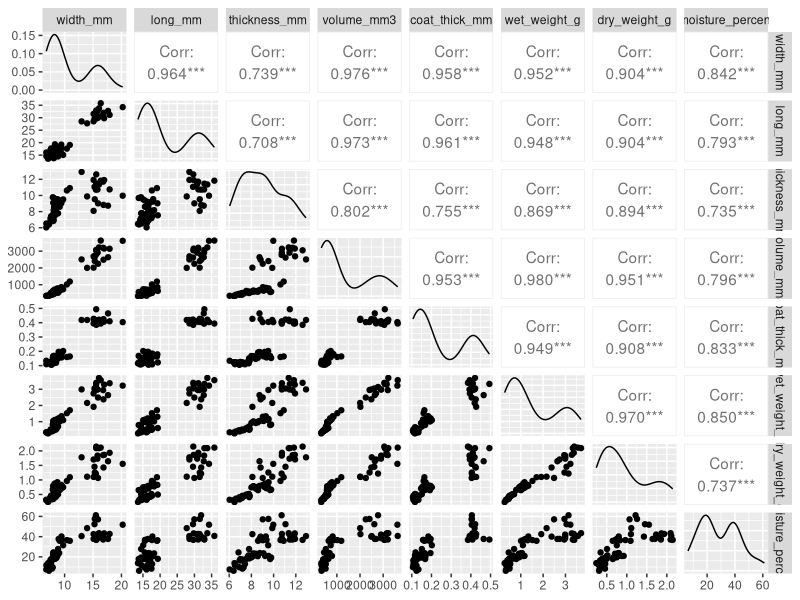
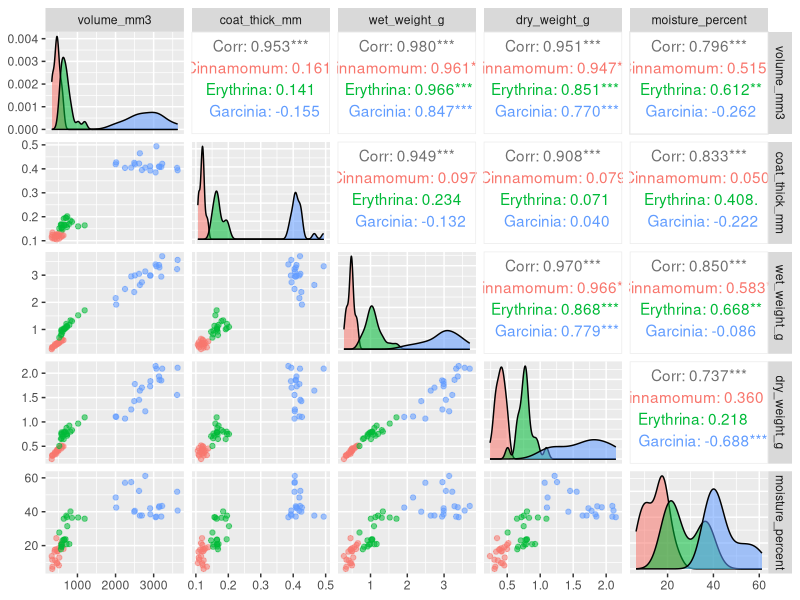
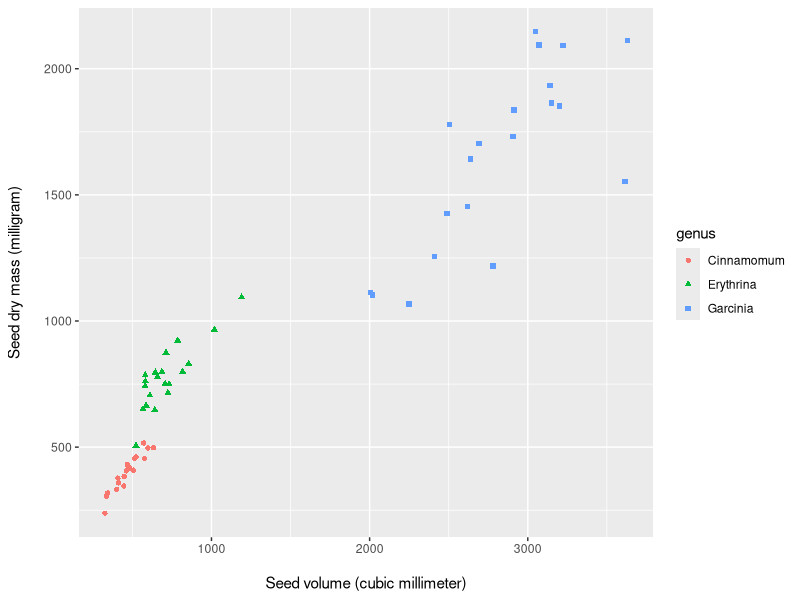
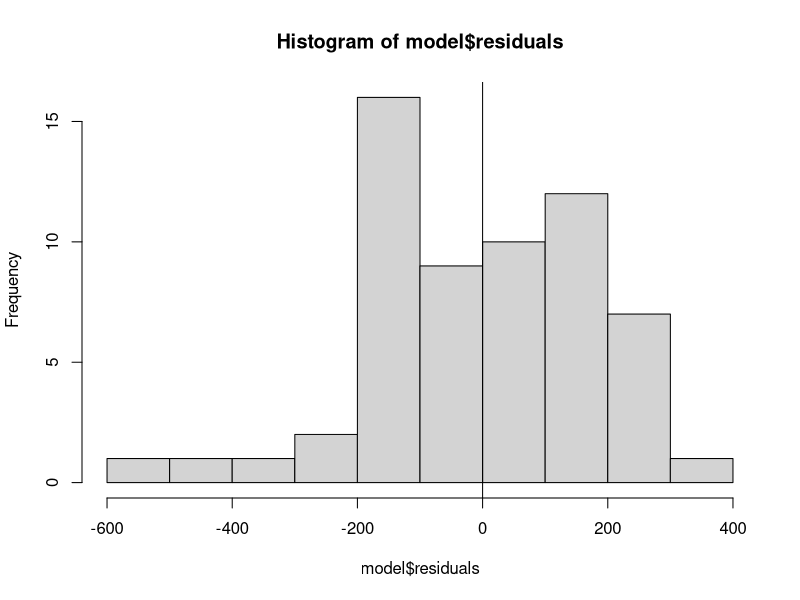
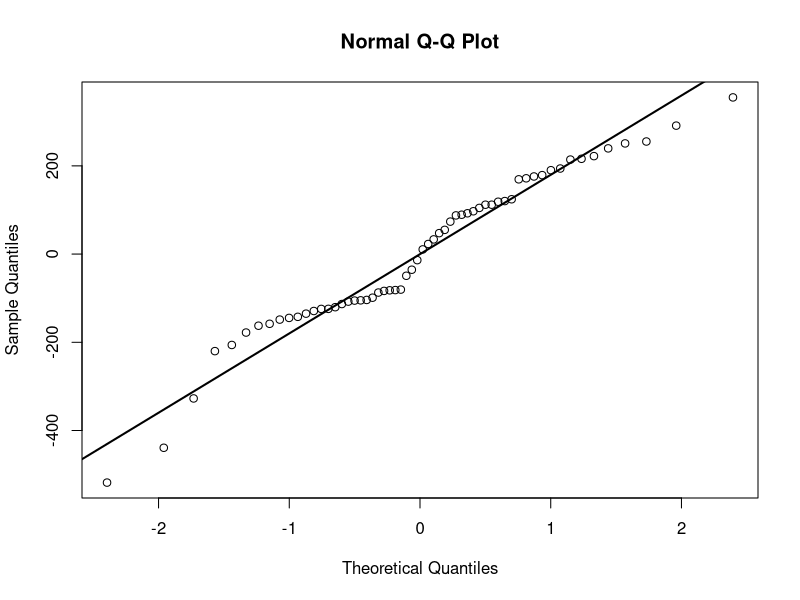
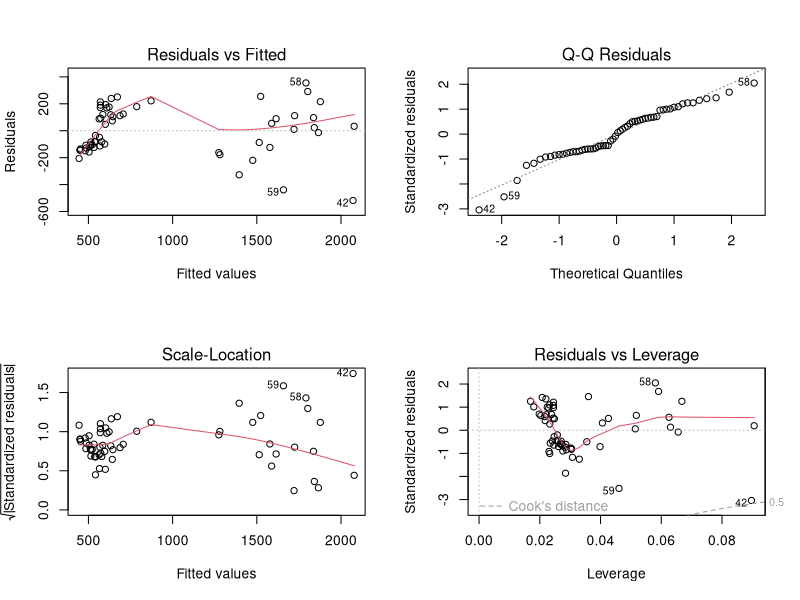

Recreate these plots in R, in order.
## ---- chunk 1
knitr::opts_chunk$set(echo = TRUE)
## ---- chunk 2
### Import data
seed <- read.csv("seed3spp.csv", header = T)

### assign right types of data to the variables
seed$genus <- as.factor(seed$genus)
seed$epithet <- as.factor(seed$epithet)

### see the data
seed

summary(seed[,7:11])
## ---- chunk 3
## use GGally package
library(ggplot2)
library(GGally)

## use data from column 7:11 - volume to moisture
ggpairs(seed,          
        columns = 4:11) # selected columns
## ---- chunk 4
ggpairs(seed,                 # Data frame
        columns = 7:11,        # Columns
        aes(color = genus,  # Color by species 
            alpha = 0.5))     # Transparency
## ---- chunk 5
library(ggplot2)
plot <- ggplot(seed, 
               aes(x = volume_mm3,
                   y = dry_weight_g * 1000,
                   color = genus,
                   shape = genus))

plot +
  geom_point() +
  xlab("\nSeed volume (cubic millimeter)") +
  ylab("Seed dry mass (milligram)\n")
## ---- chunk 6
##################################################
### Run a regression model
### and run a function to get
### overall p value
##################################################
set.seed(1234)
model <- lm(dry_weight_g * 1000 ~ volume_mm3,
            data = seed)

summary(model)

overall_p <- function(my_model) {
    f <- summary(my_model)$fstatistic
    p <- pf(f[1],f[2],f[3],lower.tail=F)
    attributes(p) <- NULL
    return(p)
}
## ---- chunk 7

hist(model$residuals)
abline(v = mean(model$residuals))
qqnorm(model$residuals)
qqline(model$residuals, lwd = 2)
shapiro.test(model$residuals)
## ---- chunk 8
par(mfrow=c(2,2)) 
plot(model)
## ---- chunk 9
##################################################
### Run a multiple regression model 
### (x = volume and species)
##################################################
set.seed(1234)
model2 <- lm(dry_weight_g * 1000 ~ volume_mm3 * genus,
            data = seed) # with a interaction effect

summary(model2)

final.model <- step(model2) # step for model selection

AIC(model, final.model) # compare AIC of the model

anova(final.model)
